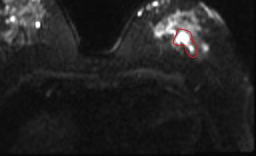
#> input picture sukriti/data/train/label/1.tif, 256 x 156 px, given in place of 1.jpg, which was not available
$ python convert.py
#> lines starting #> are read from the running program, lines starting #| are printed output that depends on the picture
from PIL import Image
from skimage import data, io, filters
import numpy as np
from scipy import ndimage
from matplotlib import pyplot as plt
from sklearn import manifold, datasets


upath = "/Users/kunthar/development/gulcicek/unet/data/train/label/"
n=10  #number of images

for i in range (1,n+1):
	path=str(i)+'.jpg'
	img= io.imread(upath +path)
#> img is the input picture: shape (156, 256, 3); mean R, G, B 34.5, 34.1, 34.1
	#Subsection of the image
	img=img[52:308,52:308]
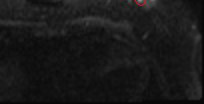
#> img: shape (104, 204, 3); mean R, G, B 24.5, 24.3, 24.3
	print(img.shape)
#| (104, 204, 3)
	path=str(i)+'.tif'
	io.imsave(upath +path,img)
#> pass 2 of the loop `for i in range (1,n+1):`:
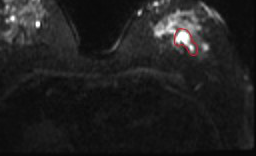
#> input picture sukriti/data/train/label/2.tif, 256 x 156 px, given in place of 2.jpg, which was not available
#> img is the input picture: shape (156, 256, 3); mean R, G, B 32.6, 32.2, 32.2
#> `img=img[52:308,52:308]`:
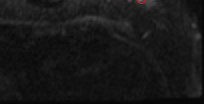
#> img: shape (104, 204, 3); mean R, G, B 23.3, 23.2, 23.2
#| (104, 204, 3)
#> pass 3 of the loop `for i in range (1,n+1):`:
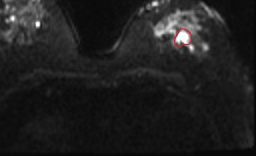
#> input picture sukriti/data/train/label/3.tif, 256 x 156 px, given in place of 3.jpg, which was not available
#> img is the input picture: shape (156, 256, 3); mean R, G, B 31.5, 31.2, 31.2
#> `img=img[52:308,52:308]`:
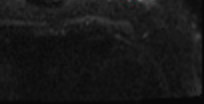
#> img: shape (104, 204, 3); mean R, G, B 22.7, 22.7, 22.7
#| (104, 204, 3)
#> (the run stopped early here; a loop or call above may not have finished)
